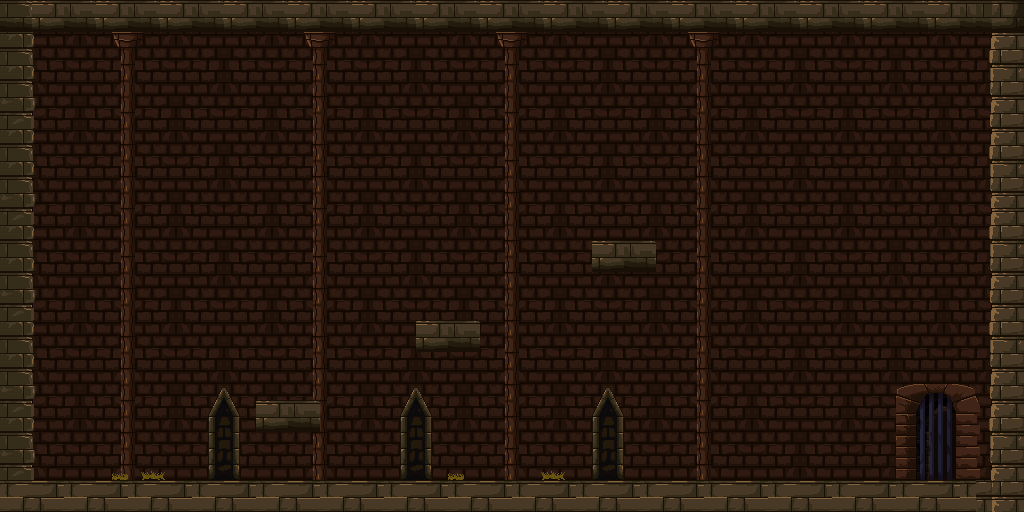

Below is a game level as drawn by its tile map, then a one-line description and the .tmx that defines it (tile-layer data replaced by summaries):
An orthogonal 64x32 tile map with 16x16 px tiles, 4 tile layers (Background, Columns, FloorWalls, Platforms), 4 tilesets and 10 objects (8x platform, door).

<map version="1.4" tiledversion="1.4.3" orientation="orthogonal" renderorder="right-down" width="64" height="32" tilewidth="16" tileheight="16" infinite="0" nextlayerid="6" nextobjectid="14">
 <tileset firstgid="1" name="env_mon" tilewidth="16" tileheight="16" tilecount="900" columns="30">
  <image source="env_mon.png" width="480" height="480" />
 </tileset>
 <tileset firstgid="901" name="castle_env" tilewidth="16" tileheight="16" tilecount="2560" columns="64">
  <image source="castle_env.png" width="1024" height="640" />
 </tileset>
 <tileset firstgid="3461" name="decorative_obj" tilewidth="16" tileheight="16" tilecount="1600" columns="40">
  <image source="decorative_obj.png" width="640" height="640" />
 </tileset>
 <tileset firstgid="5061" name="env_rock" tilewidth="16" tileheight="16" tilecount="900" columns="30">
  <image source="env_rock.png" width="480" height="480" />
 </tileset>
 <layer id="1" name="Background" width="64" height="32">
  <data>[2048 cells, 2048 non-empty, 18 distinct tile ids]</data>
 </layer>
 <layer id="2" name="Columns" width="64" height="32">
  <data>[2048 cells, 272 non-empty, 42 distinct tile ids]</data>
 </layer>
 <layer id="3" name="FloorWalls" width="64" height="32">
  <data>[2048 cells, 470 non-empty, 75 distinct tile ids]</data>
 </layer>
 <layer id="4" name="Platforms" width="64" height="32">
  <data>[2048 cells, 24 non-empty, 8 distinct tile ids]</data>
 </layer>
 <objectgroup id="5" name="Object Layer 1">
  <object id="1" type="platform" x="0" y="480" width="1024" height="32" />
  <object id="2" type="platform" x="0" y="0" width="32" height="480" />
  <object id="3" type="platform" x="32" y="0" width="960" height="32" />
  <object id="4" type="platform" x="992" y="0" width="32" height="480" />
  <object id="5" type="platform" x="256" y="400" width="64" height="32" />
  <object id="6" type="platform" x="416" y="320" width="64" height="32" />
  <object id="7" type="platform" x="592" y="240" width="64" height="32" />
  <object id="10" type="door" x="912" y="400" width="48" height="80" />
  <object id="13" type="platform" x="495.107" y="387">
   <polygon points="0,0 -93.1071,29 143.893,29" />
  </object>
    <object id="14" x="736" y="424">
     <polygon points="0,0 56,-170 98,-16 18,32 -240,38 -244,12" />
    </object>
 </objectgroup>
</map>
